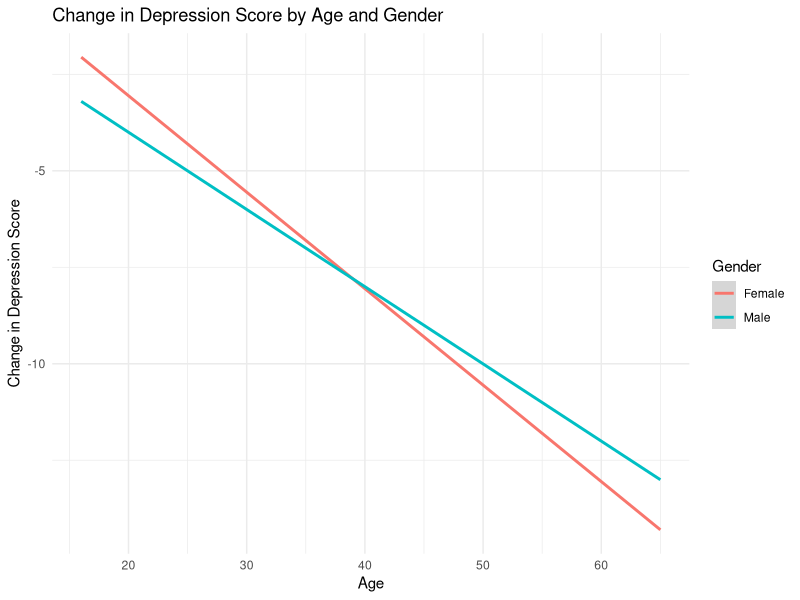
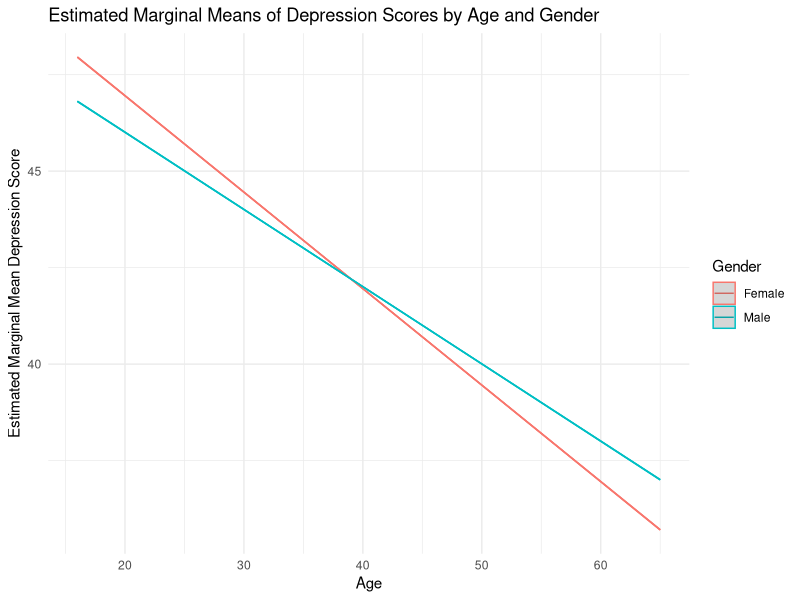
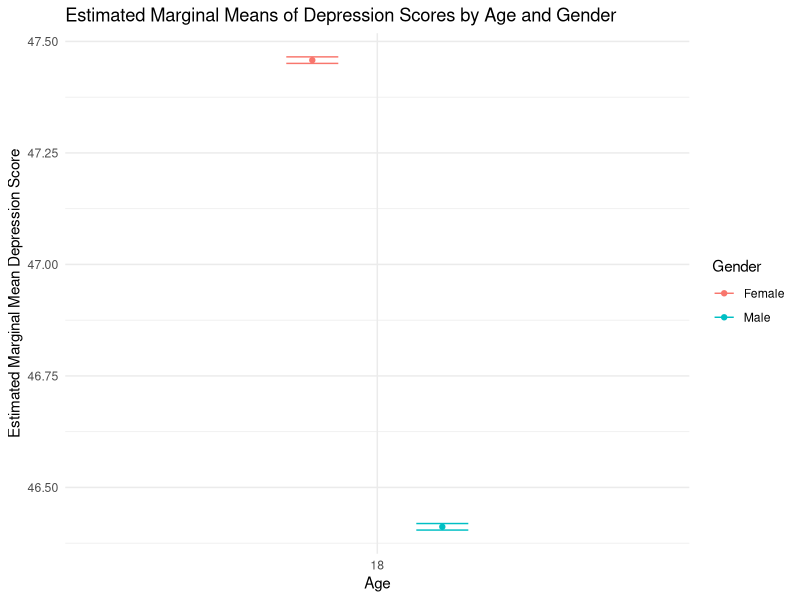

Write the R code that produced these figures, in order.
# simulate data and get EMMs
library(tidyverse)


set.seed(1974)

# total n
n <- 10^6


gender <- sample(c("Male", "Female"), size = n, replace = TRUE)


age <- sample(16:65, size = n, replace = TRUE)

# I 've put here 5 locations, kept it simple, but the point is that we have all sorts of other covariates and teh EMM
# will keep it each at the stipulated level so that we can draw appropriate inferences, e.g. 18 yo girl in London receiving CBT 
# vs a boy etc.
location <- sample(paste("Location", 1:5), size = n, replace = TRUE)

# a generous mean to avoid having to truncate
depression_t1 <- rnorm(n, mean = 50, sd = 10)

# Here I simulate change in depression score considering for a small correlation with age and gender interaction
# random error
epsilon <- rnorm(n)

# age dichotomised to make things simpler for the sim
younger <- age <= 25
older <- age > 25

# Simulate the change in depression scores
# - older improve more 
# - girls do worse than boys and women better than men.
# I played around with this to get the plot to look like what we have
depression_change <- -0.2 * age + 2* (gender == "Female" & younger) - 0.6 * (gender == "Female" & older) + epsilon

# this now is the dep score at t2
depression_t2 <- depression_t1 + depression_change

# Create the data frame
synthetic_data <- data.frame(
  gender = gender,
  age = age,
  location = location,
  depression_t1 = depression_t1,
  depression_t2 = depression_t2
)



# Calculate the change in depression score
synthetic_data <- synthetic_data %>%
  mutate(depression_change = depression_t2 - depression_t1)

synthetic_data %>% 
  group_by(gender, age) %>% 
  summarise(avg_dep = mean(depression_change))


head(synthetic_data)


# the ancova type lm 
ancova_model <- lm(depression_t2 ~ age * gender + depression_t1 + location, data = synthetic_data)


# just for completeness the ancova without interaction terms
ancova_model_no_interaction <- lm(depression_t2 ~ age + gender + depression_t1 + location, data = synthetic_data)


# summary(ancova_model)
# summary(ancova_model_no_interaction)

# Compare the aics
aic_interaction <- AIC(ancova_model)
aic_no_interaction <- AIC(ancova_model_no_interaction)

# choose on basis of AIC
aic_difference <- aic_no_interaction - aic_interaction
  ifelse(aic_difference <-10, 
print ("prefer interaction"), print("ditch interaction"))



#  a point plot
# plot_1 <-  ggplot(synthetic_data, aes(x = age, y = depression_change, color = gender)) +
#   geom_point(alpha = 0.3, size = 0.5) + 
#   #geom_smooth(method = "lm", se = FALSE) +
#   labs(
#     title = "Change in Depression Score by Age and Gender",
#     x = "Age",
#     y = "Change in Depression Score",
#     color = "Gender"
#   ) +
#   theme_minimal()
# 
# plot_1

# Here is a line plot, could do the same above, but on my local machine the geom_point takes ages.
plot_2 <- ggplot(synthetic_data, aes(x = age, y = depression_change, color = gender)) +
  geom_smooth(method = "lm", se = TRUE) +
  labs(
    title = "Change in Depression Score by Age and Gender",
    x = "Age",
    y = "Change in Depression Score",
    color = "Gender"
  ) +
  theme_minimal()
plot_2

library(emmeans)
# This is how to get the overall Estimated marginal means
emm <- emmeans(ancova_model, ~ gender | age)

# Pairwise comparisons
pairs(emm)

# Summary of estimated marginal means which gives you the average age difference, not of interest to us
summary(emm)

# the emm at 18
emm_age_18 <- emmeans(ancova_model, ~ gender | age, at = list(age = 18))


emm_age_18

# the pairwise difference at 18
pairs(emm_age_18)





# this to get the EMM across the age range
emm_by_age <- emmeans(ancova_model, ~ gender | age, at = list(age = 16:65))

# get data for plotting
emm_by_age_df <- as.data.frame(emm_by_age)

# Create the plot
ggplot(emm_by_age_df, aes(x = age, y = emmean, color = gender)) +
  geom_line() +
  geom_ribbon(aes(ymin = lower.CL, ymax = upper.CL), alpha = 0.2) +
  labs(
    title = "Estimated Marginal Means of Depression Scores by Age and Gender",
    x = "Age",
    y = "Estimated Marginal Mean Depression Score",
    color = "Gender"
  ) +
  theme_minimal()




# but the beauty of this is that you can obtain differences for any level(s) of the covariates. 
# suppose you wanted to find out about 18 year old girls vs boys in location 1 at the mean level of depression
# at t1
# obviously, we could estimate it for anyone with a high score or a low score etc. 

emm_loc_1_dep_avg <- emmeans(ancova_model, ~ gender, 
                        at = list(age = 18, location = "Location 1", depression_t1 = mean(synthetic_data$depression_t1)))



emm_loc_1_dep_avg 


# to address the note from teh package see here

emm_interaction <- emmeans(ancova_model, ~ age * gender | location, at = list(age = 18, location = "Location 1", depression_t1 = mean(synthetic_data$depression_t1)))

# Print the estimated marginal means for the interaction of age and gender at location 1
emm_interaction


# ie identical because we had specified this in the model.

library(ggplot2)

# Convert to data frame for plotting
emm_interaction_df <- data.frame(emm_interaction)

# Here is another way to visualise the interaction effect, or rather see what happens at each age point and location
plot_interaction_at_point <- ggplot(emm_interaction_df, aes(x = factor(age), y = emmean, color = gender)) +
  geom_point(position = position_dodge(width = 0.5)) +
  geom_errorbar(aes(ymin = lower.CL, ymax = upper.CL), width = 0.2, position = position_dodge(width = 0.5)) +
  labs(
    title = "Estimated Marginal Means of Depression Scores by Age and Gender",
    x = "Age",
    y = "Estimated Marginal Mean Depression Score",
    color = "Gender"
  ) +
  theme_minimal()

plot_interaction_at_point
